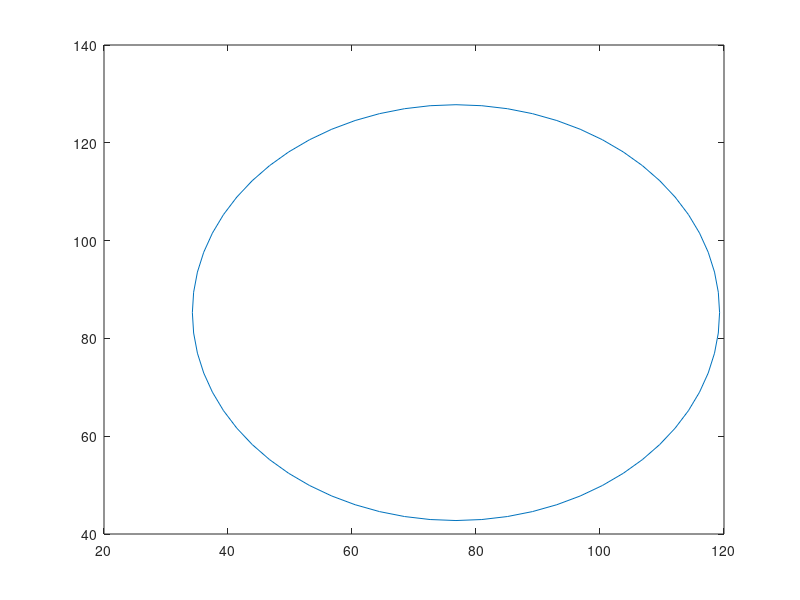

Recreate this plot in MATLAB. (Note: this script raises an error after producing the figure.)
plot([119.287316920236;119.082579917479;118.470340638467;117.45649528214;116.050807733504;114.266815532079;112.121699497994;109.636118271297;106.834009357959;103.742358598602;100.390940280109;96.8120303929576;93.0400957957922;89.1114622807328;85.063964736139;80.9365827759524;76.7690653447062;72.6015479134599;68.4741659532733;64.4266684086795;60.4980348936201;56.7261002964547;53.1471904093031;49.7957720908099;46.7041213314536;43.9020124181151;41.4164311914185;39.2713151573337;37.4873229559086;36.0816354072724;35.0677900509453;34.4555507719331;34.2508137691766;34.4555507719331;35.0677900509453;36.0816354072724;37.4873229559087;39.2713151573337;41.4164311914186;43.9020124181152;46.7041213314537;49.79577209081;53.1471904093032;56.7261002964548;60.4980348936202;64.4266684086796;68.4741659532734;72.60154791346;76.7690653447062;80.9365827759524;85.063964736139;89.1114622807328;93.0400957957922;96.8120303929576;100.390940280109;103.742358598602;106.834009357959;109.636118271297;112.121699497994;114.266815532079;116.050807733504;117.45649528214;118.470340638467;119.082579917479;119.287316920236;119.287316920236],[85.2727156598121;81.1051982285658;76.9778162683793;72.9303187237854;69.001685208726;65.2297506115606;61.6508407244091;58.2994224059158;55.2077716465595;52.405662733221;49.9200815065244;47.7749654724396;45.9909732710145;44.5852857223783;43.5714403660512;42.959201087039;42.7544640842825;42.959201087039;43.5714403660512;44.5852857223783;45.9909732710146;47.7749654724396;49.9200815065245;52.4056627332211;55.2077716465595;58.2994224059158;61.6508407244091;65.2297506115607;69.0016852087261;72.9303187237855;76.9778162683793;81.1051982285659;85.2727156598122;89.4402330910584;93.567615051245;97.6151125958388;101.543746110898;105.315680708064;108.894590595215;112.246008913708;115.337659673065;118.139768586403;120.6253498131;122.770465847185;124.55445804861;125.960145597246;126.973990953573;127.586230232585;127.790967235342;127.586230232585;126.973990953573;125.960145597246;124.55445804861;122.770465847185;120.6253498131;118.139768586403;115.337659673065;112.246008913708;108.894590595215;105.315680708064;101.543746110898;97.6151125958389;93.5676150512451;89.4402330910585;85.2727156598123;85.2727156598121])
patch([0;170.545431319624;170.545431319624;0;0;0.472425017505884;0.472425017505884;170.073006302118;170.073006302118;0.472425017505884;0],[170.545431319624;170.545431319624;0;0;170.545431319624;170.073006302118;0.472425017505884;0.472425017505884;170.073006302118;170.073006302118;170.545431319624],[1;1;1])
plot([119.287316920236;150.467368075624],[85.2727156598121;85.2727156598121])
plot([20.0780632440001;45.5890141893178],[141.963717760518;113.618216710165])
plot([20.0780632440001;45.5890141893178],[28.581713559106;56.927214609459])

text(32,20,'Tee H-plane');